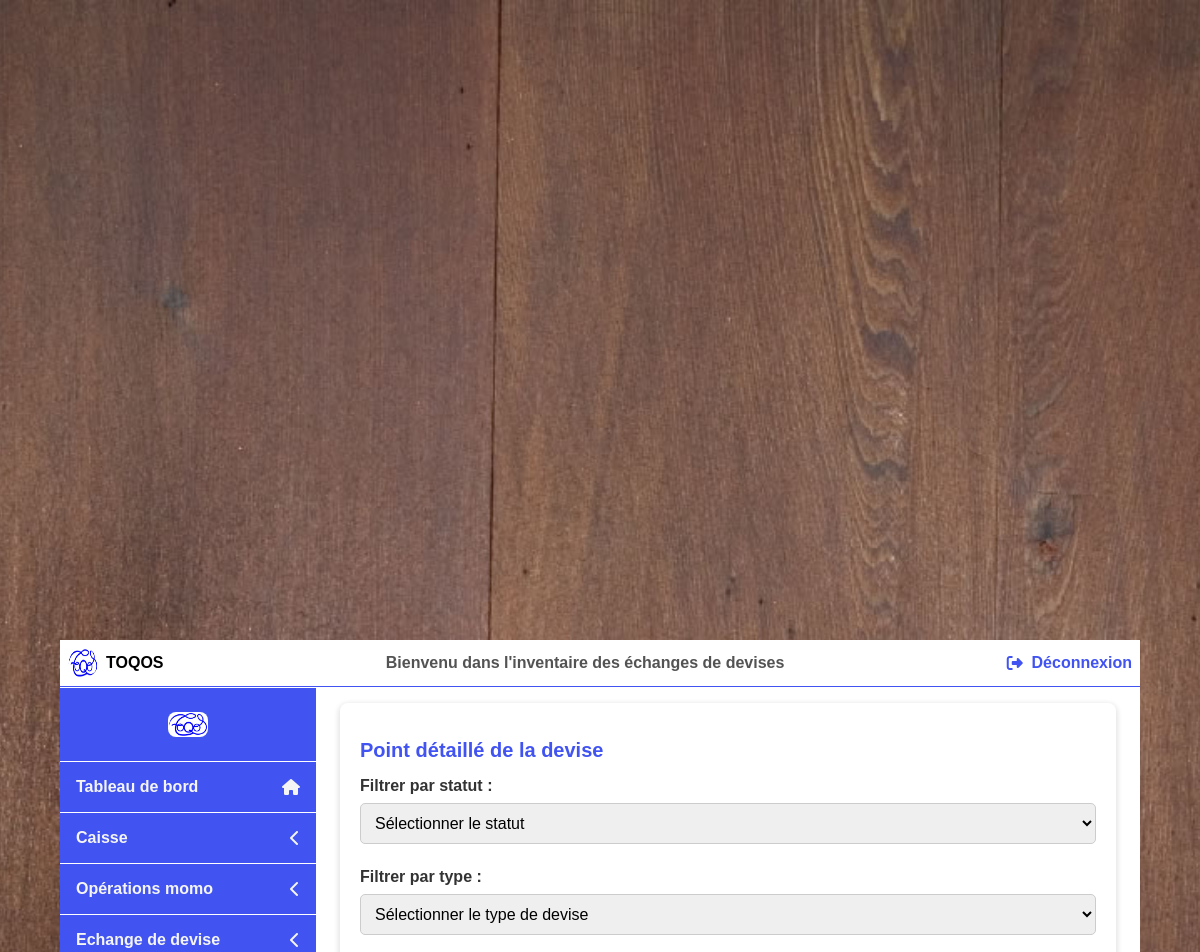
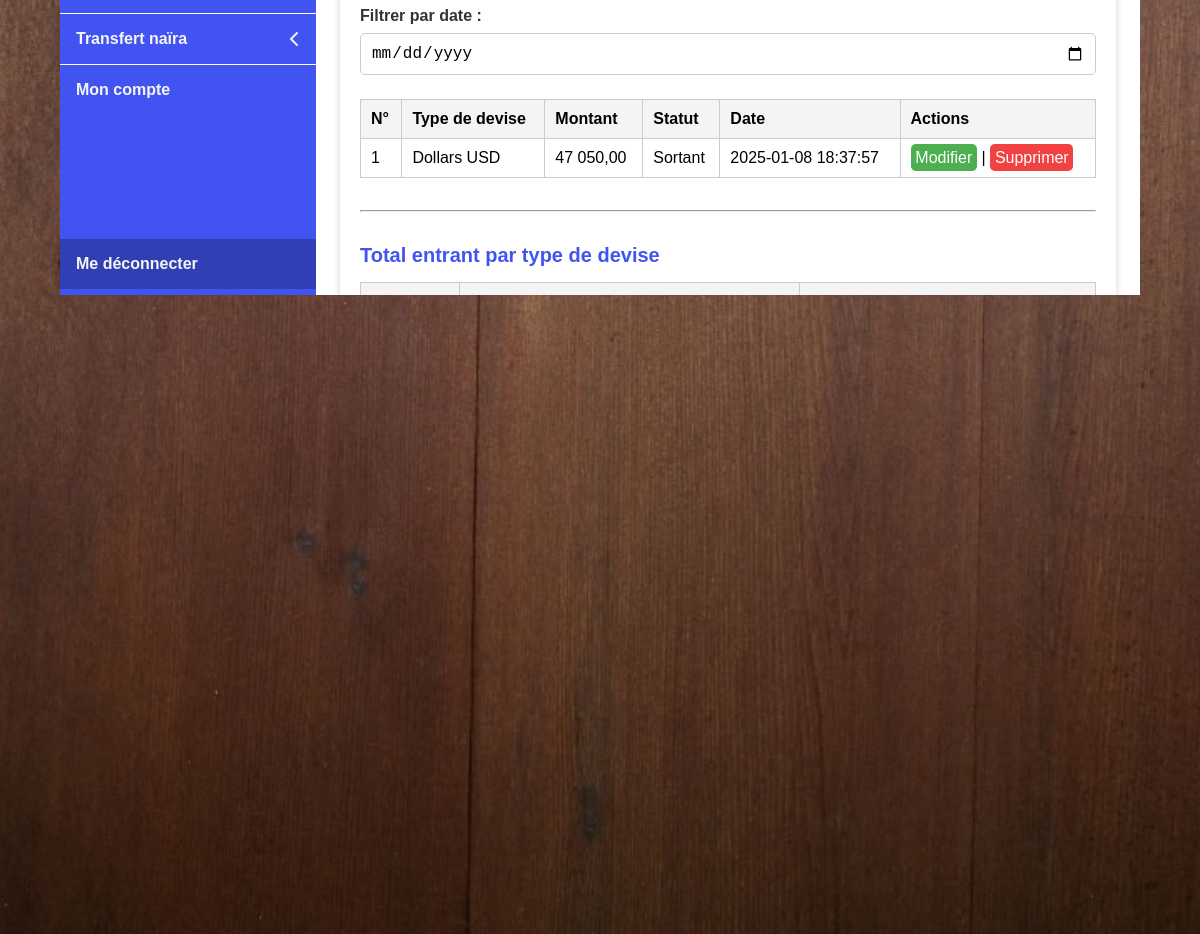
Screenshot of /pages/devise/view-devise.php (signed in) with the database file from the repository (2 pictures, top to bottom).
### tables this page shows
CREATE TABLE `devise` (
  `id` int NOT NULL AUTO_INCREMENT,
  `type` varchar(50) NOT NULL,
  `amount` float NOT NULL,
  `statut` enum('Entrant','Sortant') NOT NULL,
  `date` timestamp NULL DEFAULT CURRENT_TIMESTAMP,
  PRIMARY KEY (`id`)
);

### pages/devise/DeviseController.php (called while the page is built, shortened)
 <?php
    class DeviseController
    {
        private function connectDb()
        {
            try {
                $db = new PDO("mysql:host=localhost;dbname=db_niyi", "mouksite", "", [
                    PDO::ATTR_ERRMODE => PDO::ERRMODE_EXCEPTION,
                    PDO::ATTR_DEFAULT_FETCH_MODE => PDO::FETCH_ASSOC
                ]);
                return $db;
            } catch (PDOException $error) {
                error_log("Database connection error: " . $error->getMessage());
                die("Erreur de connexion à la base de données.");
            }
        }
        public function getAllAmounts()
        {
            $db = $this->connectDb();
            $query = "SELECT * FROM devise";
            $stmt = $db->query($query);
            return $stmt->fetchAll();
        }
    }
?>

### pages/devise/view-devise.php (the view, shortened to what this page needs)
<?php
	require_once("header.php");
	require_once("DeviseController.php");
	$deviseController = new DeviseController();
	$deviseData = $deviseController->getAllAmounts();
?>
<div class="dashboard__container">
	<div class="dashboard__container-elements">
		<section id="view-devise" class="dashboard__section">
			<h2 class="dashboard__title">Point détaillé de la devise</h2>
			<div class="filters">
				<label for="date-filter" class="filters__label"
					>Filtrer par statut :</label
				>
				<select id="statut-devise" name="statut-devise" class="filters__input">
					<option selected disabled> Sélectionner le statut</option>
				</select>
			</div>
			<div class="filters">
				<label for="date-filter" class="filters__label">Filtrer par type :</label>
				<select id="type-devise" name="type-devise" class="filters__input">
					<option selected disabled> Sélectionner le type de devise</option>
				</select>
			</div>
			<div class="filters">
				<label for="date-filter" class="filters__label"
					>Filtrer par date :</label
				>
				<input type="date" name="date" id="date" class="filters__input" />
			</div>
			<table class="table">
				<thead class="table__head">
					<tr class="table__row">
						<th class="table__cell">N°</th>
						<th class="table__cell">Type de devise</th>
						<th class="table__cell">Montant</th>
						<th class="table__cell">Statut</th>
						<th class="table__cell">Date</th>
						<th class="table__cell">Actions</th>
					</tr>
				</thead>
				<tbody id="attendance-table" class="table__body">
					<?php foreach ($deviseData as $index => $row): ?>
						<tr class="table__row">
							<td class="table__cell"><?= $index + 1 ?></td>
							<td class="table__cell"><?= htmlspecialchars($row['type']) ?></td>
							<td class="table__cell"><?= number_format($row['amount'], 2, ',', ' ') ?></td>
							<td class="table__cell"><?= htmlspecialchars($row['statut']) ?></td>
							<td class="table__cell"><?= htmlspecialchars($row['date']) ?></td>
							<td class="table__cell">
								<a href="edit-devise.php?id=<?= $row['id'] ?>" class="btn-success btn-action">Modifier</a> |
								<a href="#" id="delete-devise" onclick="delDevise(<?= $row['id'] ?>);" class="btn-danger btn-action">Supprimer</a>
							</td>
						</tr>
					<?php endforeach; ?>
				</tbody>
			</table>
			<hr />
			<h2 class="dashboard__title">Total entrant par type de devise</h2>
			<table class="table">
				<thead class="table__head">
					<tr class="table__row">
						<th class="table__cell">N°</th>
						<th class="table__cell">Type de devise</th>
						<th class="table__cell">Total entrant</th>
					</tr>
				</thead>
			</table>
		</section>
	</div>
</div>
<?php
	require_once("nav.php");
	require_once("footer.php");
?>

### assets/css/dashbord.css (style rules this page uses)
* { box-sizing: border-box; }
body { font-family: sans-serif; margin: 0; }
.dashboard__container { position: absolute; top: 2.95rem; left: 0; width: 100%; padding-left: 17.5rem; padding-right: 1.5rem; overflow: auto; height: 35rem; }
.dashboard__container-elements { display: flex; align-items: center; justify-content: space-evenly; margin: 1rem 0rem; }
.dashboard__section { width: 100%; background-color: #fff; padding: 20px; margin-bottom: 20px; border-radius: 8px; box-shadow: 0 2px 5px 2px rgba(0, 0, 0, 0.1); }
.dashboard__title { font-size: 20px; margin-bottom: 15px; color: #4154f1; }
.filters { width: 100%; margin-bottom: 1.5rem; }
.filters__label { display: block; color: #333; font-weight: bold; margin: 0.5rem 0rem; }
.filters__input { width: 100%; padding: 10px; font-size: 16px; border: 1px solid #ccc; border-radius: 5px; outline: none; }
.table { width: 100%; border-collapse: collapse; }
.table__head { background-color: #f4f4f4; }
.table__cell { border: 1px solid #ccc; padding: 10px; text-align: left; }
a { text-decoration: none; }
hr { margin: 2rem 0rem; }
.btn-action { color: #fff; padding: 0.3rem; border-style: none; border-radius: 0.3rem; }
.btn-success { background: #4caf50; }
.btn-danger { background: #f14141; }

### rows the page displays
devise: type "Dollars USD", amount "47 050,00", statut "Sortant", date "2025-01-08 18:37:57"

### other values shown
$_SESSION['userName'] "TOQOS"
